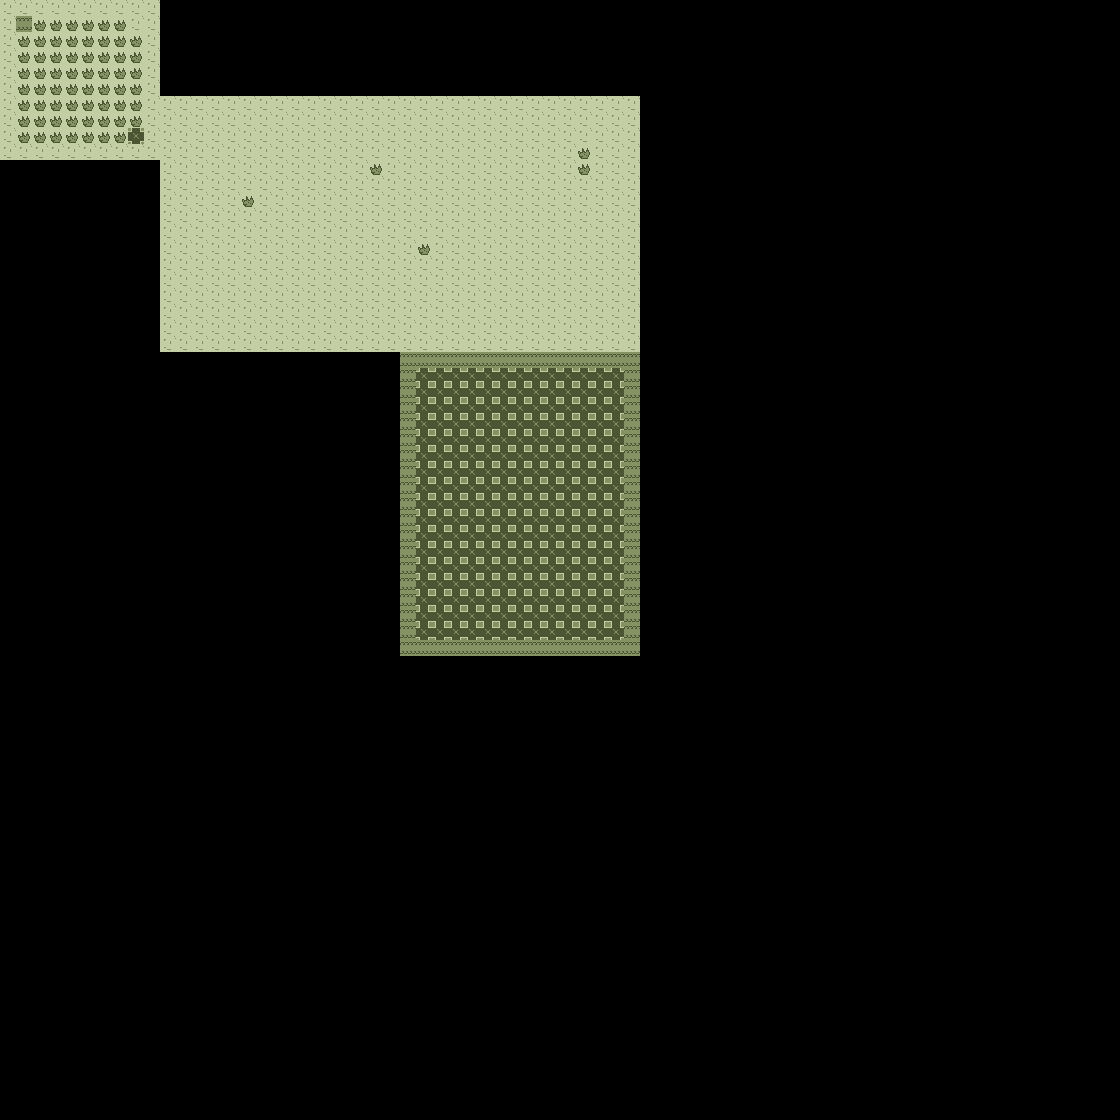

Tiled map render using the project's own tile images. Description and the map definition, with tile-layer contents summarised, below:
An orthogonal 70x70 tile map with 16x16 px tiles, 1 tile layer (Terrain), 2 tilesets and 3 objects (civilian, companion).

<map version="1.0" orientation="orthogonal" width="70" height="70" tilewidth="16" tileheight="16">
 <tileset firstgid="1" name="terrain" tilewidth="16" tileheight="16">
  <image source="../gfx/test_tiles.png" width="160" height="32" />
  <tile id="0">
   <properties>
    <property name="solid" value="false" />
   </properties>
  </tile>
  <tile id="1">
   <properties>
    <property name="solid" value="true" />
   </properties>
  </tile>
  <tile id="2">
   <properties>
    <property name="solid" value="false" />
   </properties>
  </tile>
  <tile id="3">
   <properties>
    <property name="solid" value="false" />
   </properties>
  </tile>
 </tileset>
 <tileset firstgid="21" name="Player" tilewidth="16" tileheight="16">
  <properties>
   <property name="type" value="player" />
  </properties>
  <image source="../gfx/test_char.png" width="64" height="64" />
 </tileset>
 <layer name="Terrain" width="70" height="70">
  <data>[4900 cells, 865 non-empty, 4 distinct tile ids]</data>
 </layer>
 <objectgroup name="Interactables" width="70" height="70">
  <object name="Nesbit" type="civilian" gid="21" x="352" y="224">
   <properties>
    <property name="fixedText" value="false" />
    <property name="mobile" value="true" />
    <property name="textFile" value="../txt/anotherfile.xml" />
   </properties>
  </object>
  <object name="Jimbob" type="companion" gid="21" x="464" y="176">
   <properties>
    <property name="fixedText" value="true" />
    <property name="mobile" value="false" />
    <property name="textFile" value="../txt/afile.xml" />
   </properties>
  </object>
  <object gid="21" x="480" y="256" />
 </objectgroup>
</map>